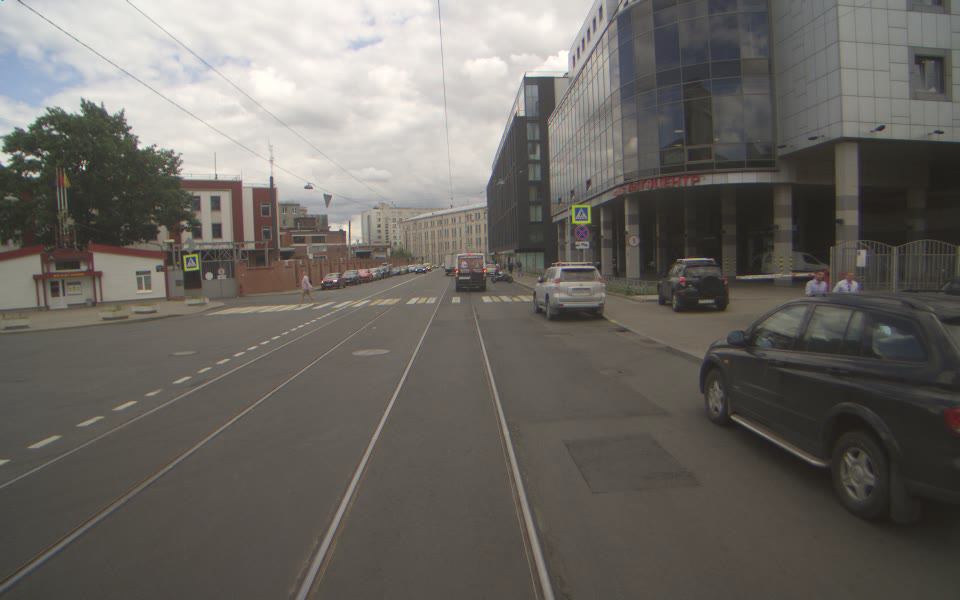
#> input picture data/road.png, 960 x 600 px
$ python 7_crop_flip.py
#> lines starting #> are read from the running program, lines starting #| are printed output that depends on the picture
import cv2

image = cv2.imread("../data/road.png")
#> image is the input picture: shape (600, 960, 3); mean B, G, R 98.6, 103.6, 107.5
height, width = image.shape[:2]  # Первые 2 элемента кортежа shape
#> height = 600; width = 960

start_row = int(height * 0.25)  # int - приведение float к int с округлением в нижнюю сторону
#> start_row = 150
start_col = int(width * 0.25)
#> start_col = 240

end_row = int(height * 0.80)
#> end_row = 480
end_col = int(width * 0.80)
#> end_col = 768

cropped = image[start_row:end_row, start_col:end_col]
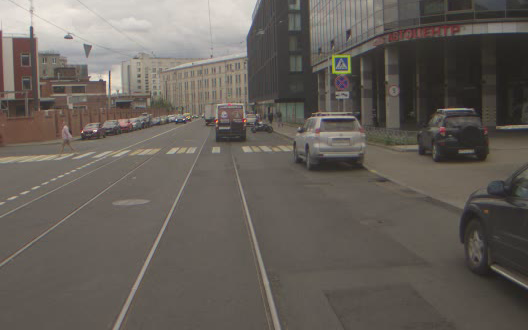
#> cropped: shape (330, 528, 3); mean B, G, R 90.2, 96.4, 102.4

cv2.imshow("original_image", image)
cv2.waitKey()

cv2.imshow("cropped", cropped)
cv2.waitKey()

# Отразить изображение по горизонтали
flipped_img = cv2.flip(cropped, 1)
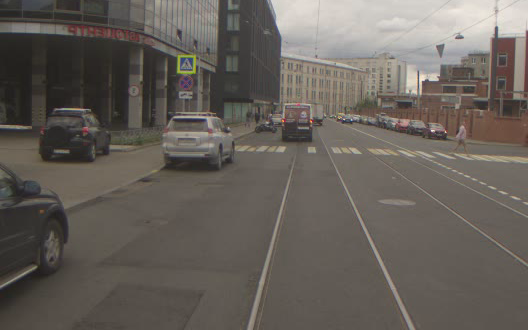
#> flipped_img: shape (330, 528, 3); mean B, G, R 90.2, 96.4, 102.4

# Отобразить отраженное изображение с помощью функции imshow()
cv2.imshow("Flipped Image", flipped_img)
cv2.waitKey()

# Отразить изображение по вертикали и отобразить его с помощью функции imshow()
flipped_img = cv2.flip(cropped, 0)
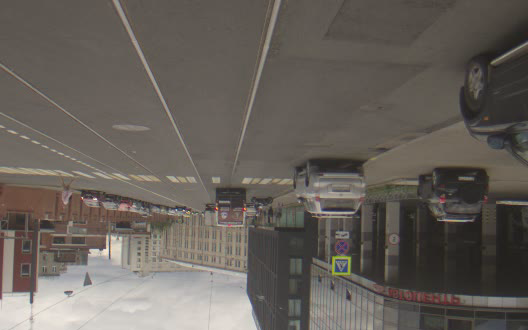
#> flipped_img: shape (330, 528, 3); mean B, G, R 90.2, 96.4, 102.4
cv2.imshow("Flipped Image", flipped_img)
cv2.waitKey()

# Отразить изображение по вертикали и горизонтали и отобразить его с помощью функции imshow()
flipped_img = cv2.flip(cropped, -1)
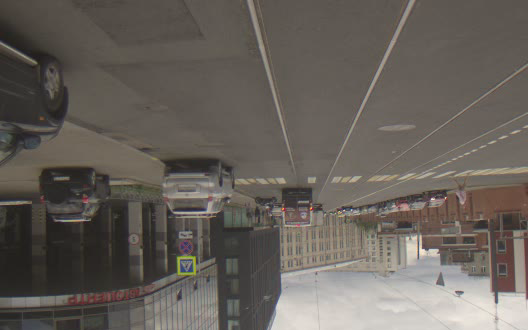
#> flipped_img: shape (330, 528, 3); mean B, G, R 90.2, 96.4, 102.4
cv2.imshow("Flipped Image", flipped_img)
cv2.waitKey()
cv2.destroyAllWindows()
